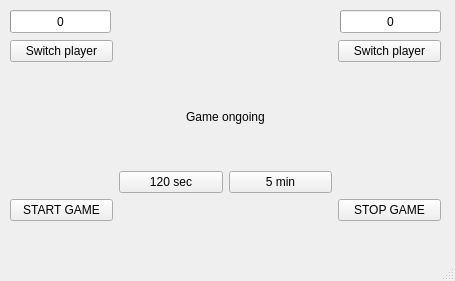
<?xml version="1.0" encoding="UTF-8"?>
<ui version="4.0">
 <class>MainWindow</class>
 <widget class="QMainWindow" name="MainWindow">
  <property name="geometry">
   <rect>
    <x>0</x>
    <y>0</y>
    <width>455</width>
    <height>281</height>
   </rect>
  </property>
  <property name="windowTitle">
   <string>MainWindow</string>
  </property>
  <widget class="QWidget" name="centralwidget">
   <property name="enabled">
    <bool>true</bool>
   </property>
   <widget class="QProgressBar" name="progressBarP1">
    <property name="geometry">
     <rect>
      <x>10</x>
      <y>10</y>
      <width>101</width>
      <height>23</height>
     </rect>
    </property>
    <property name="autoFillBackground">
     <bool>true</bool>
    </property>
    <property name="value">
     <number>0</number>
    </property>
    <property name="alignment">
     <set>Qt::AlignmentFlag::AlignLeading|Qt::AlignmentFlag::AlignLeft|Qt::AlignmentFlag::AlignVCenter</set>
    </property>
    <property name="format">
     <string>%v</string>
    </property>
   </widget>
   <widget class="QProgressBar" name="progressBarP2">
    <property name="geometry">
     <rect>
      <x>340</x>
      <y>10</y>
      <width>101</width>
      <height>23</height>
     </rect>
    </property>
    <property name="autoFillBackground">
     <bool>true</bool>
    </property>
    <property name="value">
     <number>0</number>
    </property>
    <property name="alignment">
     <set>Qt::AlignmentFlag::AlignLeading|Qt::AlignmentFlag::AlignLeft|Qt::AlignmentFlag::AlignVCenter</set>
    </property>
    <property name="format">
     <string>%v</string>
    </property>
   </widget>
   <widget class="QWidget" name="layoutWidget">
    <property name="geometry">
     <rect>
      <x>10</x>
      <y>40</y>
      <width>431</width>
      <height>181</height>
     </rect>
    </property>
    <layout class="QGridLayout" name="gridLayout">
     <property name="leftMargin">
      <number>0</number>
     </property>
     <item row="3" column="3">
      <widget class="QPushButton" name="stopButton">
       <property name="text">
        <string>STOP GAME</string>
       </property>
      </widget>
     </item>
     <item row="2" column="2">
      <widget class="QPushButton" name="button5min">
       <property name="text">
        <string>5 min</string>
       </property>
      </widget>
     </item>
     <item row="3" column="0">
      <widget class="QPushButton" name="startButton">
       <property name="text">
        <string>START GAME</string>
       </property>
      </widget>
     </item>
     <item row="0" column="3">
      <widget class="QPushButton" name="endP2">
       <property name="text">
        <string>Switch player</string>
       </property>
      </widget>
     </item>
     <item row="0" column="0">
      <widget class="QPushButton" name="endP1">
       <property name="text">
        <string>Switch player</string>
       </property>
      </widget>
     </item>
     <item row="2" column="1">
      <widget class="QPushButton" name="button120s">
       <property name="text">
        <string>120 sec</string>
       </property>
      </widget>
     </item>
     <item row="1" column="1" colspan="2">
      <widget class="QLabel" name="label">
       <property name="text">
        <string>Game ongoing</string>
       </property>
       <property name="alignment">
        <set>Qt::AlignmentFlag::AlignCenter</set>
       </property>
      </widget>
     </item>
    </layout>
   </widget>
  </widget>
  <widget class="QMenuBar" name="menubar">
   <property name="geometry">
    <rect>
     <x>0</x>
     <y>0</y>
     <width>455</width>
     <height>25</height>
    </rect>
   </property>
  </widget>
  <widget class="QStatusBar" name="statusbar"/>
 </widget>
 <resources/>
 <connections/>
</ui>
